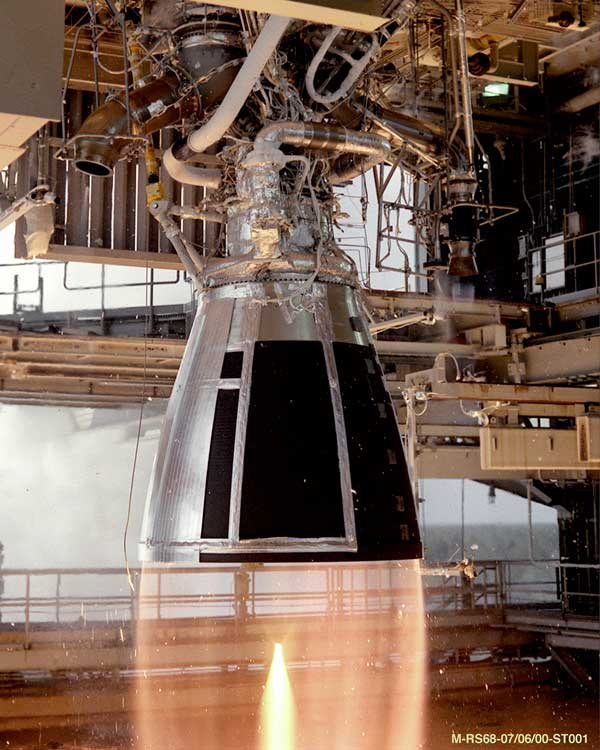
#> input picture assets/Rocket_Test.jpg, 600 x 750 px
$ python threshold.py
#> lines starting #> are read from the running program, lines starting #| are printed output that depends on the picture; after the words box and inside, x2 and y2 are one past the last pixel; in counts of white or black regions, pixels touching at a corner belong together
import cv2
import os
from tkinter import filedialog

filePATH = "assets\\"
mainPATH = os.getcwd()
absPATH = os.path.join(mainPATH,filePATH)

fullPATH = filedialog.askopenfilename(initialdir = absPATH,filetypes = (("PNG","*png"),("JPEG","*jpeg"),("JPG","*.jpg"),("BMP","*bmp")))
#> the answer given: ../assets/Rocket_Test.jpg

img = cv2.imread(fullPATH)
#> img is the input picture: shape (750, 600, 3); mean B, G, R 84.8, 98.3, 121
gray = cv2.cvtColor(img,cv2.COLOR_BGR2GRAY)
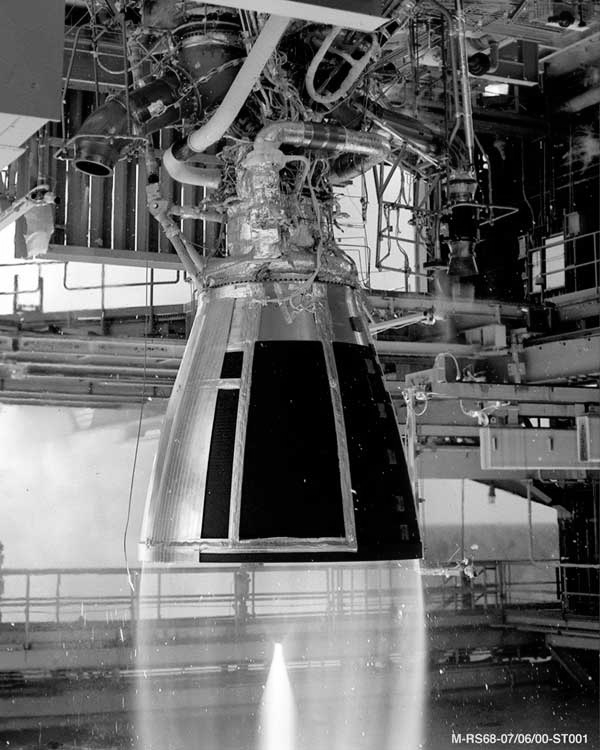
#> gray: shape (750, 600); min 0, max 255, mean 103.6

threshold,thresh = cv2.threshold(gray,150,255,cv2.THRESH_BINARY)
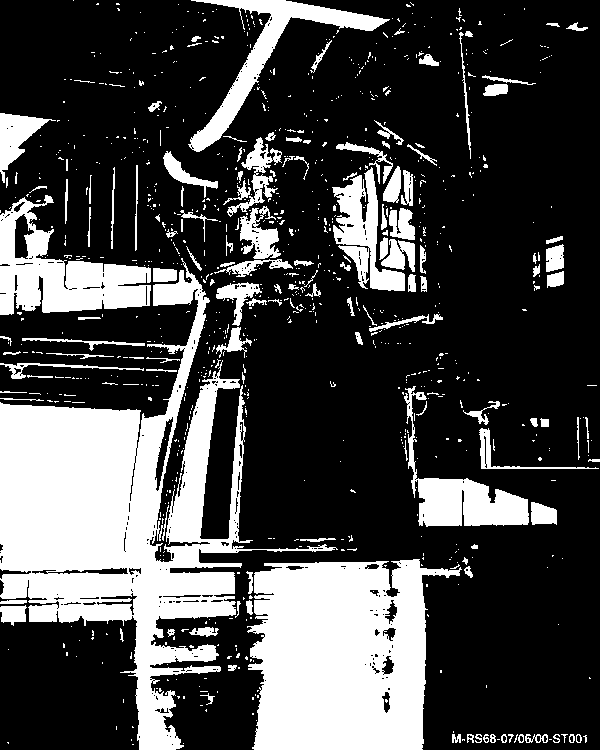
#> thresh: shape (750, 600); 27.8% white; 933 white regions (795 under 20 px), largest, box (x1, y1, x2, y2) and area: (0, 258, 338, 750) 50152, (247, 559, 462, 750) 30645, (0, 195, 151, 315) 8541
threshold,threshINV = cv2.threshold(gray,150,255,cv2.THRESH_BINARY_INV)
adpThreshold  = cv2.adaptiveThreshold(gray,255,cv2.ADAPTIVE_THRESH_MEAN_C,cv2.THRESH_BINARY,11,3)
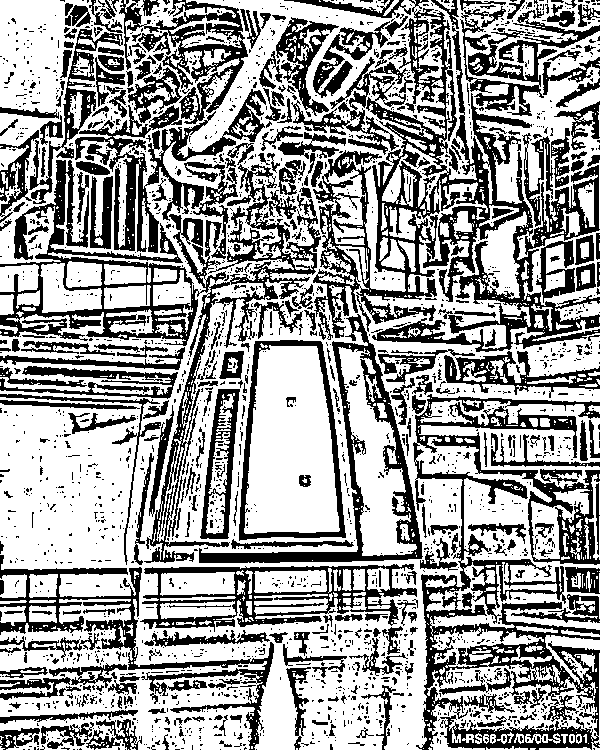
#> adpThreshold: shape (750, 600); 61.8% white; 2189 black regions (1835 under 20 px), largest, box (x1, y1, x2, y2) and area: (291, 0, 600, 352) 28330, (413, 394, 600, 750) 19592, (0, 160, 321, 563) 17243

cv2.imshow("Original",img)
cv2.imshow("Gray Scaled Img",gray)
cv2.imshow("Thresh",thresh)
cv2.imshow("Inverse Threshold",threshINV)
cv2.imshow("Adaptive Threshold",adpThreshold)

cv2.waitKey(0)

$ run again, on assets/HappyFish.jpg
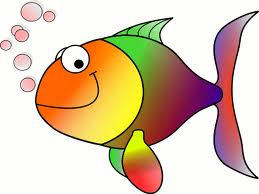
#> input picture assets/HappyFish.jpg, 259 x 194 px
#> img is the input picture: shape (194, 259, 3); mean B, G, R 170.8, 196.4, 219.3
#> `threshold,thresh = cv2.threshold(gray,150,255,cv2.THRESH_BINARY)`:
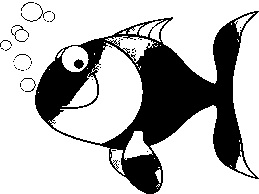
#> thresh: shape (194, 259); 72.7% white; 40 black regions (35 under 20 px), largest, box (x1, y1, x2, y2) and area: (35, 11, 259, 194) 13379, (74, 59, 84, 69) 69, (11, 25, 29, 42) 55, (21, 3, 51, 22) 50, (21, 78, 36, 92) 31
#> `adpThreshold  = cv2.adaptiveThreshold(gray,255,cv2.ADAPTIVE_THRESH_MEA..`:
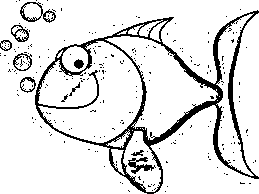
#> adpThreshold: shape (194, 259); 88.1% white; 229 black regions (218 under 20 px), largest, box (x1, y1, x2, y2) and area: (35, 10, 259, 194) 4632, (20, 2, 56, 23) 205, (128, 157, 156, 174) 192

$ run again, on assets/Rocket_Engine.jpg
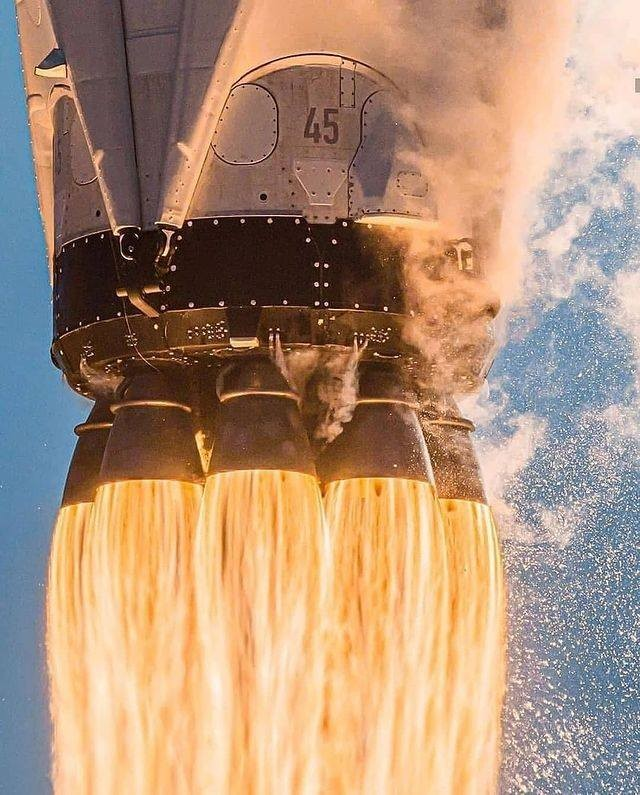
#> input picture assets/Rocket_Engine.jpg, 640 x 795 px
#> img is the input picture: shape (795, 640, 3); mean B, G, R 119.9, 144.1, 174.9
#> `threshold,thresh = cv2.threshold(gray,150,255,cv2.THRESH_BINARY)`:
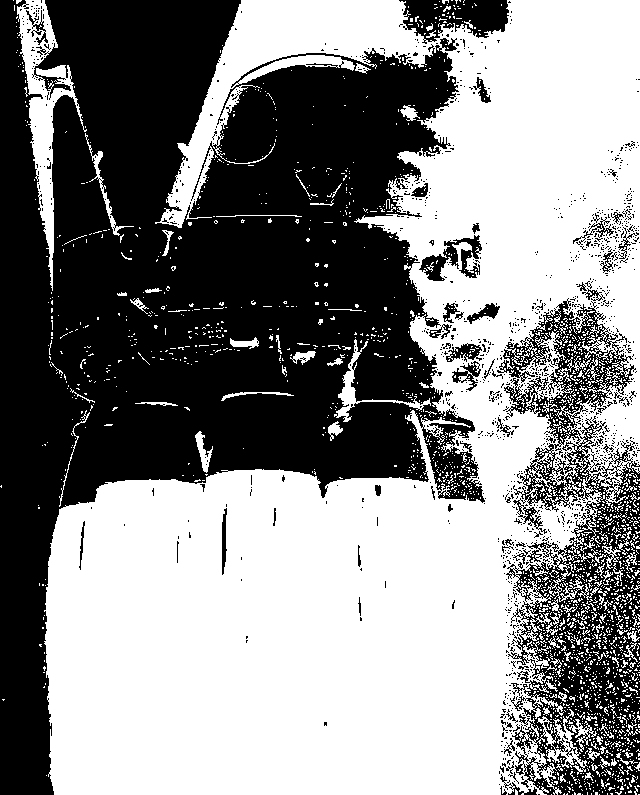
#> thresh: shape (795, 640); 53.7% white; 1231 black regions (1173 under 20 px), largest, box (x1, y1, x2, y2) and area: (0, 0, 485, 795) 192937, (497, 298, 640, 795) 31098, (399, 0, 509, 44) 2991
#> `adpThreshold  = cv2.adaptiveThreshold(gray,255,cv2.ADAPTIVE_THRESH_MEA..`:
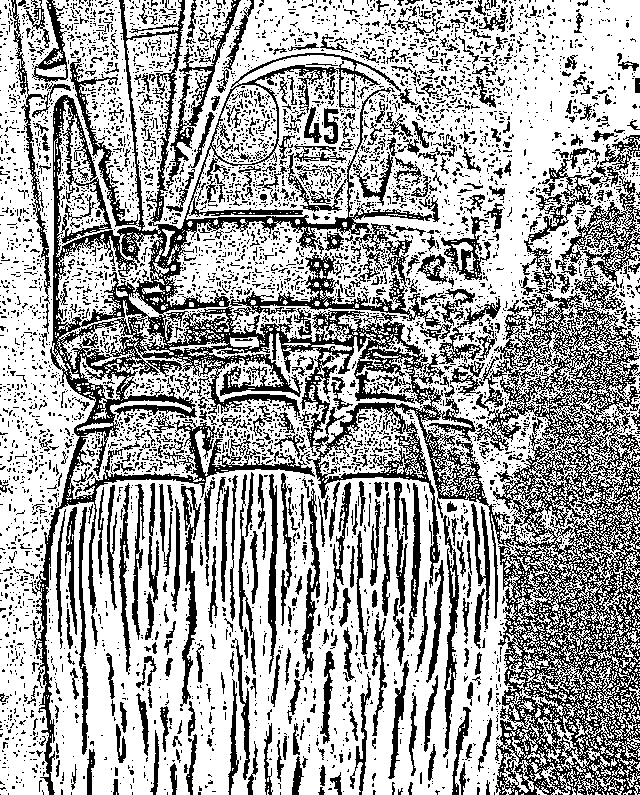
#> adpThreshold: shape (795, 640); 65.7% white; 5519 black regions (4941 under 20 px), largest, box (x1, y1, x2, y2) and area: (32, 0, 640, 795) 84594, (555, 202, 640, 288) 2233, (166, 0, 241, 189) 1729
